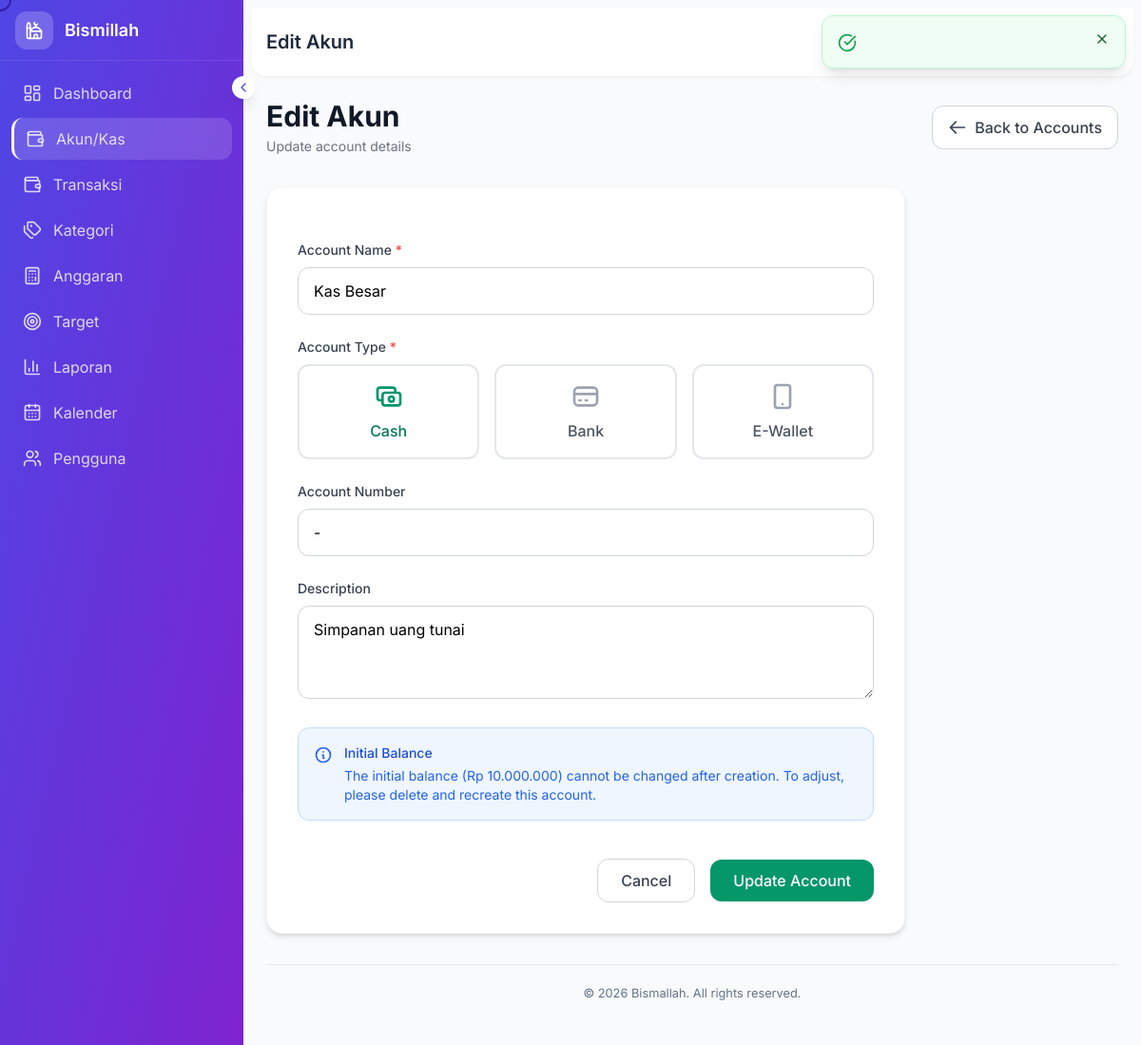
Page /accounts/edit/2 (signed in) on the committed database.
### tables this page shows
CREATE TABLE IF NOT EXISTS accounts (
    id INT AUTO_INCREMENT PRIMARY KEY,
    mosque_id INT NOT NULL,
    name VARCHAR(255) NOT NULL,
    type ENUM('cash', 'bank', 'e_wallet') NOT NULL DEFAULT 'cash',
    account_number VARCHAR(100),
    description TEXT,
    initial_balance DECIMAL(15,2) DEFAULT 0.00,
    is_active TINYINT(1) DEFAULT 1,
    created_at TIMESTAMP DEFAULT CURRENT_TIMESTAMP,
    updated_at TIMESTAMP DEFAULT CURRENT_TIMESTAMP ON UPDATE CURRENT_TIMESTAMP,
    FOREIGN KEY (mosque_id) REFERENCES mosques(id) ON DELETE CASCADE,
    INDEX idx_mosque (mosque_id),
    INDEX idx_type (type)
);

### controllers/AccountController.php (called while the page is built, shortened)
<?php
class AccountController extends Controller {
    public function edit($id = null) {
        $mosqueId = $this->getMosqueId();
        $account = $this->db->first("SELECT * FROM accounts WHERE id = ? AND mosque_id = ?", [$id, $mosqueId]);
        $pageTitle = trans('edit') . ' ' . trans('account');
        $this->view('accounts/edit', compact('pageTitle', 'account'));
    }
}

### helpers/functions.php (called while the page is built, shortened)
<?php
function base_url($path = '') {
    $url = APP_URL;
    if (!empty($path)) {
        $url .= '/' . ltrim($path, '/');
    }
    return $url;
}
function getLang() {
    return $_SESSION['lang'] ?? DEFAULT_LANGUAGE;
}
function trans($key, $replace = []) {
    $lang = getLang();
    $translations = [];
    $langFile = BASE_PATH . '/lang/' . $lang . '.php';
    if (file_exists($langFile)) {
        $translations = require $langFile;
    }
    $message = $translations[$key] ?? $key;
    return $message;
}

### app/Core/Database.php (called while the page is built, shortened)
<?php
class Database {
    private static $instance = null;
    private $pdo;
    public static function getInstance() {
        if (self::$instance === null) {
            self::$instance = new self();
        }
        return self::$instance;
    }
    private function connect() {
        try {
            $dsn = "mysql:host=" . DB_HOST . ";dbname=" . DB_NAME . ";charset=" . DB_CHARSET;
            $options = [
                PDO::ATTR_ERRMODE => PDO::ERRMODE_EXCEPTION,
                PDO::ATTR_DEFAULT_FETCH_MODE => PDO::FETCH_ASSOC,
                PDO::ATTR_EMULATE_PREPARES => false,
            ];
            $this->pdo = new PDO($dsn, DB_USER, DB_PASS, $options);
        } catch (PDOException $e) {
            if (DEBUG) {
                die("Database Connection Error: " . $e->getMessage());
            } else {
                die("Database connection error. Please try again later.");
            }
        }
    }
    public function query($sql, $params = []) {
        try {
            $this->statement = $this->pdo->prepare($sql);
            $this->statement->execute($params);
            return $this->statement->fetchAll();
        } catch (PDOException $e) {
            throw new Exception("Database Query Error: " . $e->getMessage());
        }
    }
    public function first($sql, $params = []) {
        $results = $this->query($sql, $params);
        return $results ? $results[0] : null;
    }
}

### views/accounts/edit.php (the view, shortened to what this page needs)
<div class="mb-8">
    <div class="flex flex-col sm:flex-row sm:items-center sm:justify-between gap-4">
        <div>
            <h1 class="text-2xl sm:text-3xl font-bold text-gray-900"><?= $pageTitle ?></h1>
            <p class="mt-1 text-sm text-gray-500">Update account details</p>
        </div>
        <a href="<?= base_url('accounts') ?>" class="inline-flex items-center px-4 py-2.5 bg-white border border-gray-300 text-gray-700 font-medium rounded-xl hover:bg-gray-50 transition-colors">
            <svg class="w-5 h-5 mr-2" fill="none" stroke="currentColor" viewBox="0 0 24 24">
                <path stroke-linecap="round" stroke-linejoin="round" stroke-width="2" d="M10 19l-7-7m0 0l7-7m-7 7h18"/>
            </svg>
            Back to Accounts
        </a>
    </div>
</div>
<div class="max-w-2xl">
    <div class="bg-white rounded-2xl shadow-md border border-gray-100 p-8">
        <form action="<?= base_url('accounts/update/' . $account['id']) ?>" method="POST" class="space-y-6">
            <div>
                <label for="name" class="block text-sm font-medium text-gray-700 mb-2">Account Name <span class="text-red-500">*</span></label>
                <input type="text" name="name" id="name" value="<?= htmlspecialchars($account['name']) ?>" class="w-full px-4 py-3 border border-gray-300 rounded-xl focus:ring-2 focus:ring-emerald-500 focus:border-emerald-500 transition-colors duration-200" placeholder="e.g., Kas Utama" required>
            </div>
            <div>
                <label class="block text-sm font-medium text-gray-700 mb-2">Account Type <span class="text-red-500">*</span></label>
                <div class="grid grid-cols-3 gap-4">
                    <label class="peer-checked:border-emerald-500 peer-checked:bg-emerald-50 relative flex flex-col items-center justify-center p-4 border-2 rounded-xl cursor-pointer transition-all duration-200 border-gray-200 hover:border-gray-300">
                        <span class="peer-checked:text-emerald-700 text-gray-600 font-medium">Cash</span>
                    </label>
                    <label class="peer-checked:border-emerald-500 peer-checked:bg-emerald-50 relative flex flex-col items-center justify-center p-4 border-2 rounded-xl cursor-pointer transition-all duration-200 border-gray-200 hover:border-gray-300">
                        <svg class="peer-checked:text-emerald-600 w-8 h-8 mb-2 text-gray-400" fill="none" stroke="currentColor" viewBox="0 0 24 24">
                            <path stroke-linecap="round" stroke-linejoin="round" stroke-width="2" d="M3 10h18M7 15h1m4 0h1m-7 4h12a3 3 0 003-3V8a3 3 0 00-3-3H6a3 3 0 00-3 3v8a3 3 0 003 3z"/>
                        </svg>
                        <span class="peer-checked:text-emerald-700 text-gray-600 font-medium">Bank</span>
                    </label>
                    <label class="peer-checked:border-emerald-500 peer-checked:bg-emerald-50 relative flex flex-col items-center justify-center p-4 border-2 rounded-xl cursor-pointer transition-all duration-200 border-gray-200 hover:border-gray-300">
                        <svg class="peer-checked:text-emerald-600 w-8 h-8 mb-2 text-gray-400" fill="none" stroke="currentColor" viewBox="0 0 24 24">
                            <path stroke-linecap="round" stroke-linejoin="round" stroke-width="2" d="M12 18h.01M8 21h8a2 2 0 002-2V5a2 2 0 00-2-2H8a2 2 0 00-2 2v14a2 2 0 002 2z"/>
                        </svg>
                        <span class="peer-checked:text-emerald-700 text-gray-600 font-medium">E-Wallet</span>
                    </label>
                </div>
            </div>
            <div>
                <label for="account_number" class="block text-sm font-medium text-gray-700 mb-2">Account Number</label>
                <input type="text" name="account_number" id="account_number" value="<?= htmlspecialchars($account['account_number'] ?? '') ?>" class="w-full px-4 py-3 border border-gray-300 rounded-xl focus:ring-2 focus:ring-emerald-500 focus:border-emerald-500 transition-colors duration-200" placeholder="e.g., 1234567890">
            </div>
            <div>
                <label for="description" class="block text-sm font-medium text-gray-700 mb-2">Description</label>
                <textarea name="description" id="description" rows="3" class="w-full px-4 py-3 border border-gray-300 rounded-xl focus:ring-2 focus:ring-emerald-500 focus:border-emerald-500 transition-colors duration-200" placeholder="Enter account description..."><?= htmlspecialchars($account['description'] ?? '') ?></textarea>
            </div>
            <div class="bg-blue-50 border border-blue-200 rounded-xl p-4">
                <div class="flex items-start">
                    <svg class="w-5 h-5 text-blue-600 mt-0.5 mr-3 flex-shrink-0" fill="none" stroke="currentColor" viewBox="0 0 24 24">
                        <path stroke-linecap="round" stroke-linejoin="round" stroke-width="2" d="M13 16h-1v-4h-1m1-4h.01M21 12a9 9 0 11-18 0 9 9 0 0118 0z"/>
                    </svg>
                    <div>
                        <p class="text-sm text-blue-700 font-medium">Initial Balance</p>
                        <p class="text-sm text-blue-600 mt-1">The initial balance (Rp <?= number_format($account['initial_balance'], 0, ',', '.') ?>) cannot be changed after creation. To adjust, please delete and recreate this account.</p>
                    </div>
                </div>
            </div>
            <div class="flex items-center justify-end space-x-4 pt-4">
                <a href="<?= base_url('accounts') ?>" class="px-6 py-2.5 border border-gray-300 text-gray-700 font-medium rounded-xl hover:bg-gray-50 transition-colors duration-200">
                    Cancel
                </a>
                <button type="submit" class="px-6 py-2.5 bg-emerald-600 hover:bg-emerald-700 text-white font-medium rounded-xl shadow-sm hover:shadow transition-all duration-200">
                    Update Account
                </button>
            </div>
        </form>
    </div>
</div>

### views/layouts/header.php (style rules this page uses)
* { font-family: 'Inter', sans-serif; }
html { scroll-behavior: smooth; }
body { background-color: #f8fafc; }
a[href], button, [role="button"], input, select, textarea, [onclick], .cursor-pointer { cursor: none !important; }

### rows in the picture
accounts: name "Kas Besar", account_number "-", description "Simpanan uang tunai", initial_balance "10.000.000"

### other values in the picture
trans('dashboard') "Dashboard"
trans('accounts') "Akun/Kas"
trans('transactions') "Transaksi"
trans('categories') "Kategori"
trans('budgets') "Anggaran"
trans('goals') "Target"
trans('reports') "Laporan"
trans('calendar') "Kalender"
trans('users') "Pengguna"
$pageTitle "Edit Akun"
APP_NAME "Bismallah"
